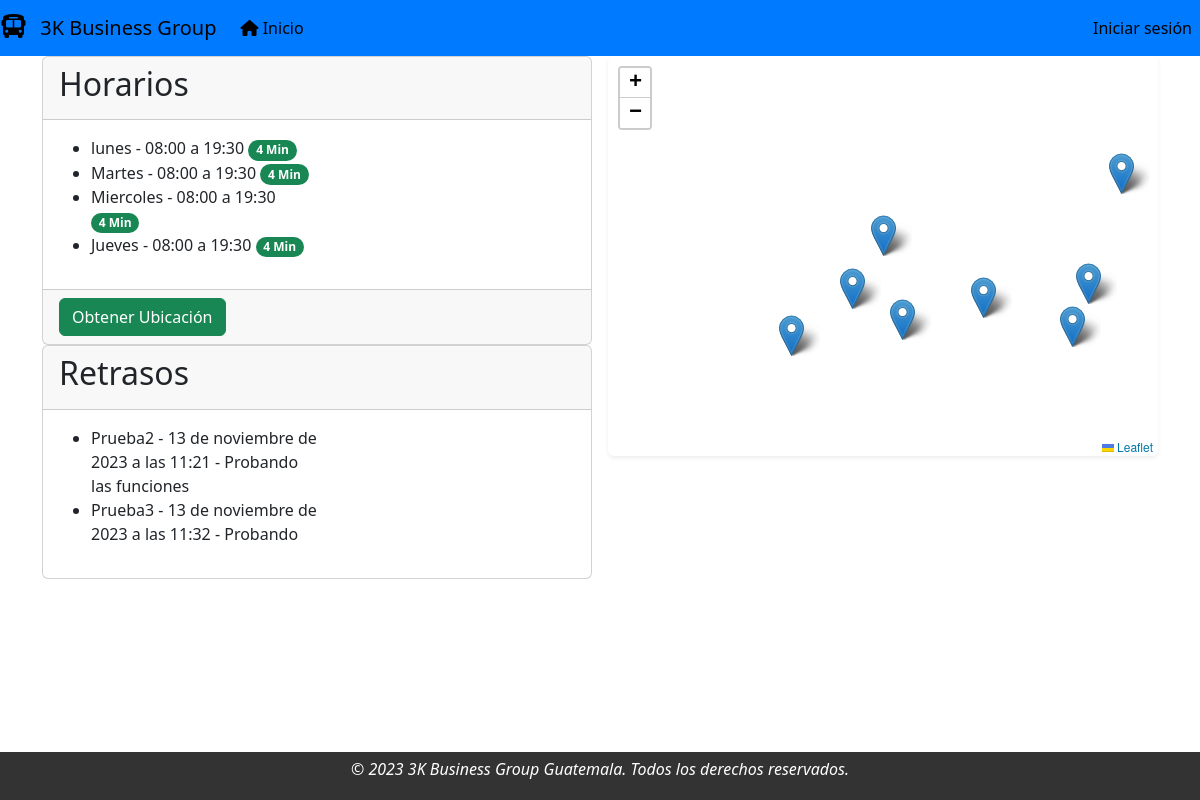
Before: / with the older database file.
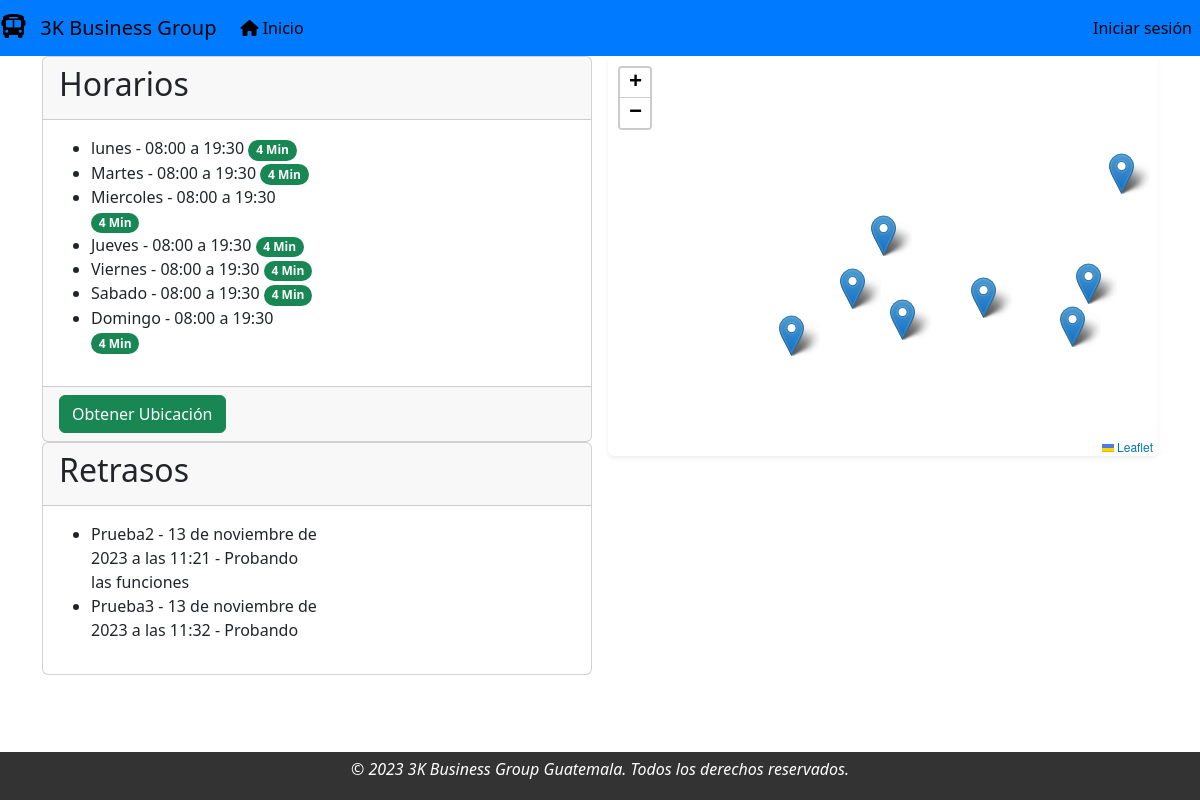
After: the same page with the newer database file.
### modulo_registro/models.py (models this page shows)
class Horario(models.Model):
    dia = models.CharField(max_length=10, blank=False,choices=dias, verbose_name='Dias')
    horario_inicio = models.TimeField(verbose_name='Horario Inicio')
    horario_fin = models.TimeField(verbose_name='Horario Fin')

class Retraso(models.Model):
    titulo = models.CharField(max_length=256, blank=False, verbose_name='Titulo')
    dia = models.DateTimeField(verbose_name='Dia', )
    descripcion = models.CharField(max_length=256, verbose_name='Descripcion')

### modulo_dashboard/views.py (the view)
# urls.py: path('', DashboardView.as_view(), name='index'),
class DashboardView(TemplateView):
    template_name = 'dashboard.html'
    Ubicacion.objects.all()
    fecha_actual = date.today()
    retrasos = Retraso.objects.all()
    items = Horario.objects.all()
    paradas = Ubicacion.objects.all()
    def get_context_data(self, **kwargs):
        context = super().get_context_data(**kwargs)
        context['items'] = self.items
        context['retrasos'] = self.retrasos
        context['paradas'] = self.paradas
        return context

### modulo_dashboard/templates/dashboard.html (shortened to what this page needs)
{% extends "base.html" %}
{% block scripts %}
    <link rel="stylesheet" href="https://unpkg.com/leaflet@1.7.1/dist/leaflet.css" async/>
{% endblock %}
{% block contenido %}
    <div class="row g-3">
        <div class="col-12 col-md-6">
            <div class="card">
                <div class="card-header">
                    <h2>Horarios</h2>
                </div>
                <div class="card-body">
                    <div class="col-12 col-sm-6">
                        <ul id="horariosList">
                            {% for item in items %}
                                <li>{{ item.dia }} - {{ item.horario_inicio }} a {{ item.horario_fin }}
                                    <span class="badge rounded-pill bg-success">4 Min</span>
                                </li>
                            {% endfor %}
                        </ul>
                    </div>
                </div>
                <div class="card-footer">
                    <div class="col-12">
                        <button id="getCurrentLocationButton" onclick="obtenerUbicacionActual()"
                                class="btn btn-success">Obtener Ubicación
                        </button>
                    </div>
                </div>
            </div>
            <div class="card">
                <div class="card-header">
                    <h2>Retrasos</h2>
                </div>
                <div class="card-body">
                    <div class="col-12 col-sm-6">
                        <ul id="retrasosList">
                            {% for retraso in retrasos %}
                                <li>{{ retraso.titulo }} - {{ retraso.dia }} - {{ retraso.descripcion }}</li>
                            {% endfor %}
                        </ul>
                    </div>
                </div>
            </div>
        </div>
        <div class="col-12 col-sm-6">
            <div id="map" style="height: 400px;" class="shadow-sm bg-body rounded"></div>
        </div>
    </div>
{% endblock contenido %}

Changed rows visible on the page:
added Horario: dia "Viernes", horario_inicio "08:00", horario_fin "19:30"
added Horario: dia "Sabado", horario_inicio "08:00", horario_fin "19:30"
added Horario: dia "Domingo", horario_inicio "08:00", horario_fin "19:30"
